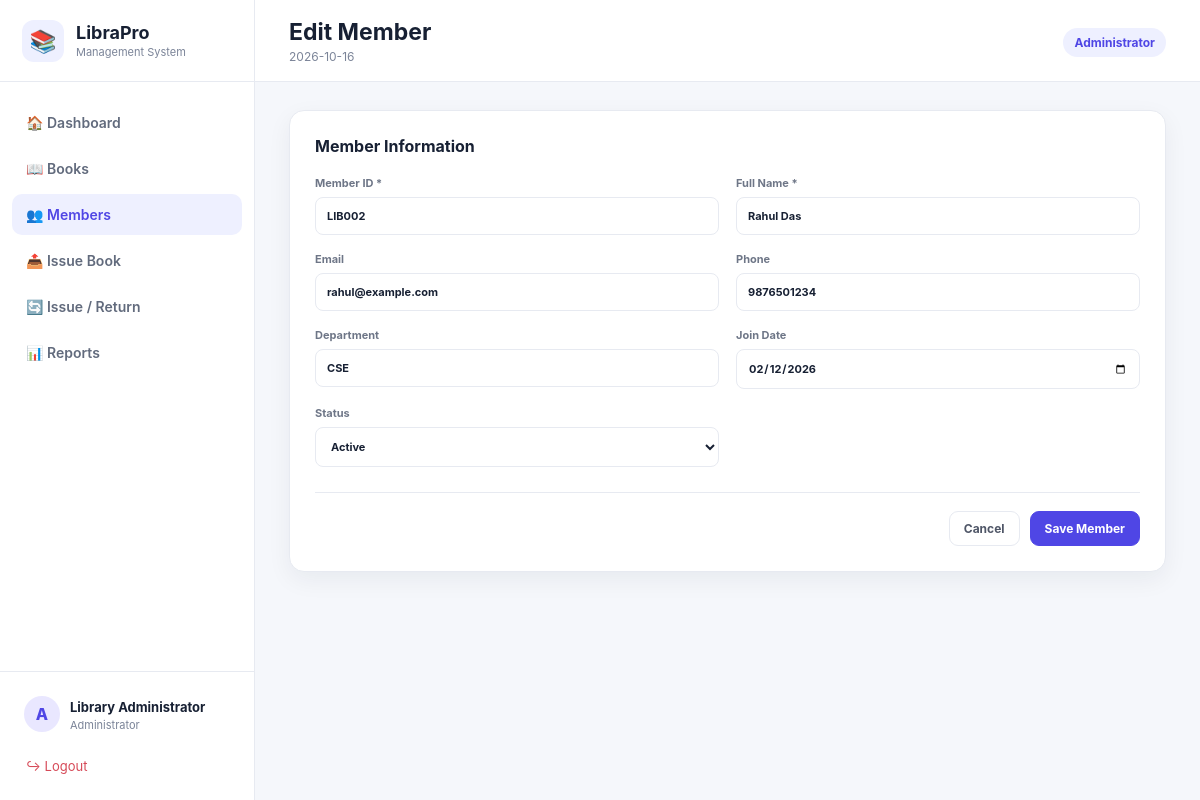
The app's page /members/edit/2 (signed in) with its own data.
### tables this page shows
CREATE TABLE members (
        id INTEGER PRIMARY KEY AUTOINCREMENT,
        member_id TEXT UNIQUE NOT NULL,
        name TEXT NOT NULL,
        email TEXT,
        phone TEXT,
        department TEXT,
        join_date TEXT NOT NULL,
        status TEXT NOT NULL DEFAULT 'Active'
    );

### app.py (the view, shortened to what this page needs)
@app.route("/members/edit/<int:member_id>", methods=["GET","POST"])
@login_required
def edit_member(member_id):
    conn=get_db(); member=conn.execute("SELECT * FROM members WHERE id=?",(member_id,)).fetchone()
    if not member:
        conn.close(); flash("Member not found.","danger"); return redirect(url_for("members"))
    conn.close(); return render_template("member_form.html", member=member)

### app.py (called while the page is built)
def get_db():
    conn = sqlite3.connect(DB)
    conn.row_factory = sqlite3.Row
    conn.execute("PRAGMA foreign_keys = ON")
    return conn

def login_required(fn):
    @wraps(fn)
    def wrapper(*args, **kwargs):
        if "user_id" not in session:
            return redirect(url_for("login"))
        return fn(*args, **kwargs)
    return wrapper

@app.context_processor
def inject_globals():
    return {"today": date.today().isoformat(), "current_year": datetime.now().year}

### templates/member_form.html (shortened to what this page needs)
{% extends "base.html" %}
{% block page_heading %}{{ 'Edit Member' if member else 'Register Member' }}{% endblock %}
{% block content %}
<form method="post" class="form-card"><div class="form-section"><h3>Member Information</h3><div class="form-grid">
<label>Member ID *<input name="member_id" value="{{ member.member_id if member else '' }}" required></label>
<label>Full Name *<input name="name" value="{{ member.name if member else '' }}" required></label>
<label>Email<input type="email" name="email" value="{{ member.email if member else '' }}"></label>
<label>Phone<input name="phone" value="{{ member.phone if member else '' }}"></label>
<label>Department<input name="department" value="{{ member.department if member else '' }}"></label>
<label>Join Date<input type="date" name="join_date" value="{{ member.join_date if member else today }}"></label>
<label>Status<select name="status"><option {{ 'selected' if not member or member.status=='Active' else '' }}>Active</option><option {{ 'selected' if member and member.status=='Inactive' else '' }}>Inactive</option></select></label>
</div></div><div class="form-actions"><a class="btn" href="{{ url_for('members') }}">Cancel</a><button class="btn primary">Save Member</button></div></form>
{% endblock %}

### css/style.css (style rules this page uses)
:root { --primary:#4f46e5;--primary2:#6366f1;--bg:#f5f7fb;--card:#fff;--text:#172033;--muted:#7b8498;--border:#e7eaf1;--danger:#dc3545;--success:#159570;--shadow:0 8px 25px rgba(23,32,51,.06) }
* { box-sizing:border-box }
body { margin:0;font-family:Inter,ui-sans-serif,system-ui,-apple-system,Segoe UI,Arial,sans-serif;background:var(--bg);color:var(--text) }
a { text-decoration:none;color:inherit }
button,input,select { font:inherit }
.stat-card,.panel,.form-card { background:var(--card);border:1px solid var(--border);border-radius:15px;box-shadow:var(--shadow) }
.btn { border:1px solid var(--border);background:#fff;border-radius:9px;padding:9px 14px;display:inline-flex;align-items:center;justify-content:center;cursor:pointer;font-weight:700;font-size:12px;color:#4f5667 }
.btn.primary { background:var(--primary);color:#fff;border-color:var(--primary) }
.form-card { max-width:900px;padding:25px }
.form-section h3 { margin:0 0 20px;font-size:16px }
.form-grid { display:grid;grid-template-columns:repeat(2,1fr);gap:17px }
.form-grid label { font-size:11px;color:#6e7687;font-weight:700 }
.form-grid input,.form-grid select { display:block;width:100%;margin-top:7px;border:1px solid var(--border);border-radius:8px;padding:11px;background:#fff;color:var(--text);outline:none }
.form-actions { display:flex;justify-content:flex-end;gap:10px;margin-top:25px;padding-top:18px;border-top:1px solid var(--border) }

### records on screen
members: member_id "LIB002", name "Rahul Das", email "rahul@example.com", phone "9876501234", department "CSE", join_date "02/12/2026"

### other values on screen
{{ session.get('user_name','Admin') }} "Library Administrator"
{{ session.get('role','Librarian') }} "Administrator"
{{ 'Edit Member' if member else 'Register Member' }} "Edit Member"
